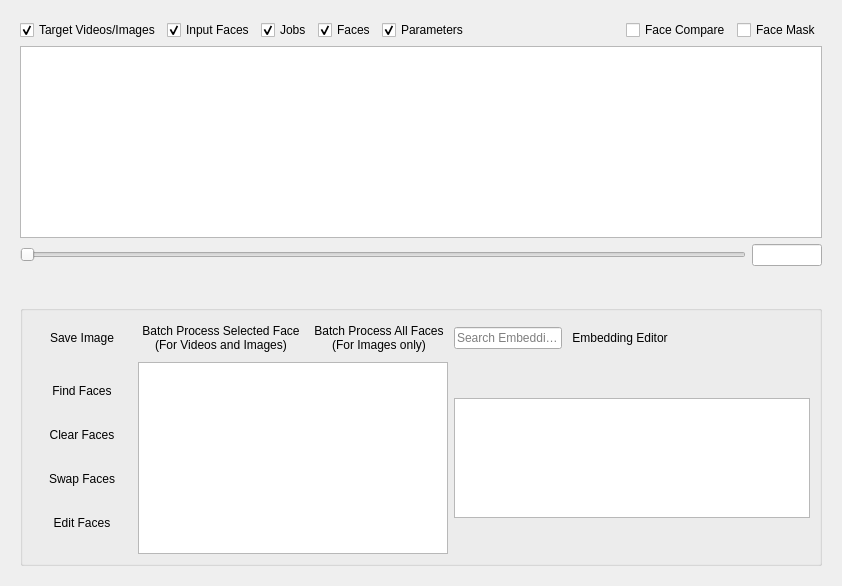
  <widget class="QWidget" name="centralwidget">
   <layout class="QHBoxLayout" name="horizontalLayout">
    <item>
     <widget class="QWidget" name="mediaLayout" native="true">
      <property name="sizePolicy">
       <sizepolicy hsizetype="Expanding" vsizetype="Preferred">
        <horstretch>2</horstretch>
        <verstretch>0</verstretch>
       </sizepolicy>
      </property>
      <layout class="QVBoxLayout" name="verticalLayout">
       <item>
        <layout class="QHBoxLayout" name="panelVisibilityCheckBoxLayout">
         <item>
          <widget class="QCheckBox" name="TargetMediaCheckBox">
           <property name="text">
            <string>Target Videos/Images</string>
           </property>
           <property name="checked">
            <bool>true</bool>
           </property>
          </widget>
         </item>
		 <item>
          <widget class="QCheckBox" name="InputFacesCheckBox">
           <property name="text">
            <string>Input Faces</string>
           </property>
           <property name="checked">
            <bool>true</bool>
           </property>
          </widget>
         </item>
		 <item>
          <widget class="QCheckBox" name="JobsCheckBox">
           <property name="text">
            <string>Jobs</string>
           </property>
           <property name="checked">
            <bool>true</bool>
           </property>
          </widget>
         </item>
         <item>
          <widget class="QCheckBox" name="facesPanelCheckBox">
           <property name="text">
            <string>Faces</string>
           </property>
           <property name="checked">
            <bool>true</bool>
           </property>
          </widget>
         </item>
         <item>
          <widget class="QCheckBox" name="parametersPanelCheckBox">
           <property name="text">
            <string>Parameters</string>
           </property>
           <property name="checked">
            <bool>true</bool>
           </property>
          </widget>
         </item>
         <item>
          <spacer name="horizontalSpacer_8">
           <property name="orientation">
            <enum>Qt::Orientation::Horizontal</enum>
           </property>
           <property name="sizeHint" stdset="0">
            <size>
             <width>20</width>
             <height>20</height>
            </size>
           </property>
          </spacer>
         </item>
         <item>
          <widget class="QCheckBox" name="faceCompareCheckBox">
           <property name="text">
            <string>Face Compare</string>
           </property>
          </widget>
         </item>
         <item>
          <widget class="QCheckBox" name="faceMaskCheckBox">
           <property name="text">
            <string>Face Mask</string>
           </property>
          </widget>
         </item>
        </layout>
       </item>
       <item>
        <widget class="QGraphicsView" name="graphicsViewFrame"/>
       </item>
       <item>
        <layout class="QVBoxLayout" name="verticalLayoutMediaControls">
         <item>
          <layout class="QHBoxLayout" name="horizontalLayoutMediaSlider">
           <item>
            <widget class="QSlider" name="videoSeekSlider">
             <property name="orientation">
              <enum>Qt::Orientation::Horizontal</enum>
             </property>
            </widget>
           </item>
           <item>
            <widget class="QLineEdit" name="videoSeekLineEdit">
             <property name="sizePolicy">
              <sizepolicy hsizetype="Preferred" vsizetype="Fixed">
               <horstretch>0</horstretch>
               <verstretch>0</verstretch>
              </sizepolicy>
             </property>
             <property name="maximumSize">
              <size>
               <width>70</width>
               <height>16777215</height>
              </size>
             </property>
             <property name="toolTip">
              <string>Frame Number</string>
             </property>
             <property name="clearButtonEnabled">
              <bool>false</bool>
             </property>
            </widget>
           </item>
          </layout>
         </item>
         <item>
          <layout class="QHBoxLayout" name="horizontalLayoutMediaButtons">
           <item>
            <spacer name="horizontalSpacer_7">
             <property name="orientation">
              <enum>Qt::Orientation::Horizontal</enum>
             </property>
             <property name="sizeType">
              <enum>QSizePolicy::Policy::MinimumExpanding</enum>
             </property>
             <property name="sizeHint" stdset="0">
              <size>
               <width>40</width>
               <height>20</height>
              </size>
             </property>
            </spacer>
           </item>
           <item>
            <widget class="QPushButton" name="liveSoundButton">
             <property name="minimumSize">
              <size>
               <width>0</width>
               <height>0</height>
              </size>
             </property>
             <property name="toolTip">
              <string>[Experimental] Toggle Live Sound while the video is playing</string>
             </property>
             <property name="text">
              <string/>
             </property>
             <property name="icon">
              <iconset resource="media.qrc">
               <normaloff>:/media/media/audio_off.png</normaloff>:/media/media/audio_off.png</iconset>
             </property>
             <property name="iconSize">
              <size>
               <width>16</width>
               <height>20</height>
              </size>
             </property>
             <property name="checkable">
              <bool>true</bool>
             </property>
             <property name="flat">
              <bool>true</bool>
             </property>
            </widget>
           </item>
           <item>
            <spacer name="horizontalSpacer">
             <property name="orientation">
              <enum>Qt::Orientation::Horizontal</enum>
             </property>
             <property name="sizeType">
              <enum>QSizePolicy::Policy::MinimumExpanding</enum>
             </property>
             <property name="sizeHint" stdset="0">
              <size>
               <width>40</width>
               <height>20</height>
              </size>
             </property>
            </spacer>
           </item>
           <item>
            <widget class="QPushButton" name="frameRewindButton">
             <property name="sizePolicy">
              <sizepolicy hsizetype="MinimumExpanding" vsizetype="Fixed">
               <horstretch>0</horstretch>
               <verstretch>0</verstretch>
              </sizepolicy>
             </property>
             <property name="maximumSize">
              <size>
               <width>100</width>
               <height>16777215</height>
              </size>
             </property>
             <property name="text">
              <string/>
             </property>
             <property name="icon">
              <iconset resource="media.qrc">
               <normaloff>:/media/media/tl_left_hover.png</normaloff>:/media/media/tl_left_hover.png</iconset>
             </property>
             <property name="flat">
              <bool>true</bool>
             </property>
            </widget>
           </item>
           <item>
            <spacer name="horizontalSpacer_3">
             <property name="orientation">
              <enum>Qt::Orientation::Horizontal</enum>
             </property>
             <property name="sizeType">
              <enum>QSizePolicy::Policy::Minimum</enum>
             </property>
             <property name="sizeHint" stdset="0">
              <size>
               <width>40</width>
               <height>20</height>
              </size>
             </property>
            </spacer>
           </item>
           <item>
            <widget class="QPushButton" name="buttonMediaRecord">
             <property name="text">
              <string/>
             </property>
             <property name="icon">
              <iconset resource="media.qrc">
               <normaloff>:/media/media/rec_off.png</normaloff>:/media/media/rec_off.png</iconset>
             </property>
             <property name="checkable">
              <bool>true</bool>
             </property>
             <property name="flat">
              <bool>true</bool>
             </property>
            </widget>
           </item>
           <item>
            <spacer name="horizontalSpacer_6">
             <property name="orientation">
              <enum>Qt::Orientation::Horizontal</enum>
             </property>
             <property name="sizeType">
              <enum>QSizePolicy::Policy::Minimum</enum>
             </property>
             <property name="sizeHint" stdset="0">
              <size>
               <width>30</width>
               <height>20</height>
              </size>
             </property>
            </spacer>
           </item>
           <item>
            <widget class="QPushButton" name="buttonMediaPlay">
             <property name="sizePolicy">
              <sizepolicy hsizetype="MinimumExpanding" vsizetype="Minimum">
               <horstretch>0</horstretch>
               <verstretch>0</verstretch>
              </sizepolicy>
             </property>
             <property name="maximumSize">
              <size>
               <width>100</width>
               <height>16777215</height>
              </size>
             </property>
             <property name="text">
              <string/>
             </property>
             <property name="icon">
              <iconset resource="media.qrc">
               <normaloff>:/media/media/play_hover.png</normaloff>:/media/media/play_hover.png</iconset>
             </property>
             <property name="checkable">
              <bool>true</bool>
             </property>
             <property name="flat">
              <bool>true</bool>
             </property>
            </widget>
           </item>
           <item>
            <spacer name="horizontalSpacer_4">
             <property name="orientation">
              <enum>Qt::Orientation::Horizontal</enum>
             </property>
             <property name="sizeType">
              <enum>QSizePolicy::Policy::Minimum</enum>
             </property>
             <property name="sizeHint" stdset="0">
              <size>
               <width>40</width>
               <height>20</height>
              </size>
             </property>
            </spacer>
           </item>
           <item>
            <widget class="QPushButton" name="frameAdvanceButton">
             <property name="sizePolicy">
              <sizepolicy hsizetype="MinimumExpanding" vsizetype="Fixed">
               <horstretch>0</horstretch>
               <verstretch>0</verstretch>
              </sizepolicy>
             </property>
             <property name="maximumSize">
              <size>
               <width>100</width>
               <height>16777215</height>
              </size>
             </property>
             <property name="text">
              <string/>
             </property>
             <property name="icon">
              <iconset resource="media.qrc">
               <normaloff>:/media/media/tl_right_hover.png</normaloff>:/media/media/tl_right_hover.png</iconset>
             </property>
             <property name="flat">
              <bool>true</bool>
             </property>
            </widget>
           </item>
           <item>
            <spacer name="horizontalSpacer_2">
             <property name="orientation">
              <enum>Qt::Orientation::Horizontal</enum>
             </property>
             <property name="sizeType">
              <enum>QSizePolicy::Policy::Minimum</enum>
             </property>
             <property name="sizeHint" stdset="0">
              <size>
               <width>40</width>
               <height>20</height>
              </size>
             </property>
            </spacer>
           </item>
           <item>
            <widget class="QPushButton" name="addMarkerButton">
             <property name="toolTip">
              <string>Add Marker</string>
             </property>
             <property name="text">
              <string/>
             </property>
             <property name="icon">
              <iconset resource="media.qrc">
               <normaloff>:/media/media/add_marker_hover.png</normaloff>:/media/media/add_marker_hover.png</iconset>
             </property>
             <property name="flat">
              <bool>true</bool>
             </property>
            </widget>
           </item>
           <item>
            <widget class="QPushButton" name="removeMarkerButton">
             <property name="toolTip">
              <string>Remove Marker</string>
             </property>
             <property name="text">
              <string/>
             </property>
             <property name="icon">
              <iconset resource="media.qrc">
               <normaloff>:/media/media/remove_marker_hover.png</normaloff>:/media/media/remove_marker_hover.png</iconset>
             </property>
             <property name="flat">
              <bool>true</bool>
             </property>
            </widget>
           </item>
           <item>
            <widget class="QPushButton" name="previousMarkerButton">
             <property name="toolTip">
              <string>Move to Previous Marker</string>
             </property>
             <property name="text">
              <string/>
             </property>
             <property name="icon">
              <iconset resource="media.qrc">
               <normaloff>:/media/media/previous_marker_hover.png</normaloff>:/media/media/previous_marker_hover.png</iconset>
             </property>
             <property name="flat">
              <bool>true</bool>
             </property>
            </widget>
           </item>
           <item>
            <widget class="QPushButton" name="nextMarkerButton">
             <property name="toolTip">
              <string>Move to Next Marker</string>
             </property>
             <property name="text">
              <string/>
             </property>
             <property name="icon">
              <iconset resource="media.qrc">
               <normaloff>:/media/media/next_marker_hover.png</normaloff>:/media/media/next_marker_hover.png</iconset>
             </property>
             <property name="flat">
              <bool>true</bool>
             </property>
            </widget>
           </item>
           <item>
            <widget class="QPushButton" name="viewFullScreenButton">
             <property name="toolTip">
              <string>View Fullscreen (F11)</string>
             </property>
             <property name="text">
              <string/>
             </property>
             <property name="icon">
              <iconset resource="media.qrc">
               <normaloff>:/media/media/fullscreen.png</normaloff>:/media/media/fullscreen.png</iconset>
             </property>
             <property name="flat">
              <bool>true</bool>
             </property>
            </widget>
           </item>
		   <item>
		    <widget class="QPushButton" name="theatreModeButton">
		     <property name="toolTip">
			  <string>FullScreen Theatre (T)</string>
		     </property>
		     <property name="text">
			  <string/>
		     </property>
			 <property name="icon">
              <iconset resource="media.qrc">
               <normaloff>:/media/media/theatre_hover.png</normaloff>:/media/media/theatre_hover.png</iconset>
             </property>
             <property name="flat">
              <bool>true</bool>
             </property>
		    </widget>
		   </item>
           <item>
            <spacer name="horizontalSpacer_5">
             <property name="orientation">
              <enum>Qt::Orientation::Horizontal</enum>
             </property>
             <property name="sizeHint" stdset="0">
              <size>
               <width>40</width>
               <height>20</height>
              </size>
             </property>
            </spacer>
           </item>
          </layout>
         </item>
        </layout>
       </item>
       <item>
        <spacer name="verticalSpacer">
         <property name="orientation">
          <enum>Qt::Orientation::Vertical</enum>
         </property>
         <property name="sizeType">
          <enum>QSizePolicy::Policy::Preferred</enum>
         </property>
         <property name="sizeHint" stdset="0">
          <size>
           <width>20</width>
           <height>5</height>
          </size>
         </property>
        </spacer>
       </item>
       <item>
        <widget class="QGroupBox" name="facesPanelGroupBox">
         <property name="sizePolicy">
          <sizepolicy hsizetype="Preferred" vsizetype="Preferred">
           <horstretch>0</horstretch>
           <verstretch>0</verstretch>
          </sizepolicy>
         </property>
         <property name="minimumSize">
          <size>
            <width>0</width>
            <height>220</height>
          </size>
         </property>
         <property name="maximumSize">
          <size>
            <width>16777215</width>
            <height>16777215</height>
          </size>
         </property>
         <property name="autoFillBackground">
          <bool>false</bool>
         </property>
         <property name="flat">
          <bool>true</bool>
         </property>
         <property name="checkable">
          <bool>false</bool>
         </property>
         <layout class="QGridLayout" name="gridLayout_2">
          <item row="1" column="0">
           <widget class="QWidget" name="facesButtonsWidget" native="true">
            <property name="sizePolicy">
             <sizepolicy hsizetype="Minimum" vsizetype="Expanding">
              <horstretch>0</horstretch>
              <verstretch>0</verstretch>
             </sizepolicy>
            </property>
            <layout class="QVBoxLayout" name="verticalLayout_8">
             <property name="spacing">
              <number>0</number>
             </property>
             <property name="leftMargin">
              <number>0</number>
             </property>
             <property name="topMargin">
              <number>0</number>
             </property>
             <property name="rightMargin">
              <number>0</number>
             </property>
             <property name="bottomMargin">
              <number>0</number>
             </property>
             <item>
              <widget class="QWidget" name="verticalWidget" native="true">
               <layout class="QVBoxLayout" name="controlButtonsLayout">
                 <property name="spacing">
                  <number>8</number>
                 </property>
                 <property name="leftMargin">
                  <number>0</number>
                 </property>
                 <property name="topMargin">
                  <number>4</number>
                 </property>
                 <property name="rightMargin">
                  <number>0</number>
                 </property>
                 <property name="bottomMargin">
                  <number>4</number>
                 </property>
                 <item>
                  <widget class="QPushButton" name="findTargetFacesButton">
                   <property name="minimumSize">
                    <size>
                     <width>100</width>
                     <height>0</height>
                    </size>
                   </property>
                  <property name="text">
                   <string>Find Faces</string>
                  </property>
                  <property name="checkable">
                   <bool>false</bool>
                  </property>
                  <property name="flat">
                   <bool>true</bool>
                  </property>
                 </widget>
                </item>
                <item>
                  <widget class="QPushButton" name="clearTargetFacesButton">
                   <property name="text">
                    <string>Clear Faces</string>
                   </property>
                  <property name="checkable">
                   <bool>false</bool>
                  </property>
                  <property name="flat">
                   <bool>true</bool>
                  </property>
                 </widget>
                </item>
                <item>
                  <widget class="QPushButton" name="swapfacesButton">
                   <property name="text">
                    <string>Swap Faces</string>
                   </property>
                  <property name="checkable">
                   <bool>true</bool>
                  </property>
                  <property name="flat">
                   <bool>true</bool>
                  </property>
                 </widget>
                </item>
                <item>
                  <widget class="QPushButton" name="editFacesButton">
                   <property name="text">
                    <string>Edit Faces</string>
                   </property>
                  <property name="checkable">
                   <bool>true</bool>
                  </property>
                  <property name="default">
                   <bool>false</bool>
                  </property>
                  <property name="flat">
                   <bool>true</bool>
                  </property>
                 </widget>
                 </item>
                </layout>
               </widget>
              </item>
            </layout>
           </widget>
          </item>
          <item row="1" column="2">
           <widget class="QListWidget" name="inputEmbeddingsList">
            <property name="sizePolicy">
             <sizepolicy hsizetype="Expanding" vsizetype="Fixed">
              <horstretch>4</horstretch>
              <verstretch>0</verstretch>
             </sizepolicy>
            </property>
            <property name="minimumSize">
             <size>
              <width>320</width>
              <height>120</height>
             </size>
            </property>
            <property name="maximumSize">
             <size>
              <width>16777215</width>
              <height>120</height>
             </size>
            </property>
            <property name="toolTip">
             <string>Saved Embedding</string>
            </property>
            <property name="verticalScrollBarPolicy">
             <enum>Qt::ScrollBarPolicy::ScrollBarAlwaysOff</enum>
            </property>
            <property name="horizontalScrollBarPolicy">
             <enum>Qt::ScrollBarPolicy::ScrollBarAsNeeded</enum>
            </property>
            <property name="autoScroll">
             <bool>false</bool>
            </property>
            <property name="movement">
             <enum>QListView::Movement::Static</enum>
            </property>
            <property name="layoutMode">
             <enum>QListView::LayoutMode::Batched</enum>
            </property>
            <property name="spacing">
             <number>4</number>
            </property>
            <property name="viewMode">
             <enum>QListView::ViewMode::IconMode</enum>
            </property>
            <property name="uniformItemSizes">
             <bool>true</bool>
            </property>
            <property name="wrapping" stdset="0">
             <bool>true</bool>
            </property>
           </widget>
          </item>
          <item row="0" column="0">
           <layout class="QHBoxLayout" name="horizontalLayout_4">
            <item>
             <widget class="QPushButton" name="saveImageButton">
              <property name="text">
               <string>Save Image</string>
              </property>
              <property name="flat">
               <bool>true</bool>
              </property>
             </widget>
            </item>
           </layout>
          </item>
		  <item row="0" column="1">
           <layout class="QHBoxLayout" name="batchLayout_1">
            <item>
             <widget class="QPushButton" name="batchImageButton">
              <property name="toolTip">
               <string>Processes the currently selected face across the entire target video or image.</string>
              </property>
              <property name="text">
               <string>Batch Process Selected Face&#xA;(For Videos and Images)</string>
              </property>
              <property name="flat">
               <bool>true</bool>
              </property>
             </widget>
            </item>
			<item>
             <widget class="QPushButton" name="batchallImageButton">
              <property name="toolTip">
               <string>Processes all found faces. This feature is only available for target images, not videos.</string>
              </property>
              <property name="text">
               <string>Batch Process All Faces&#xA;(For Images only)</string>
              </property>
              <property name="flat">
               <bool>true</bool>
              </property>
             </widget>
            </item>
           </layout>
          </item>
          <item row="0" column="2">
           <layout class="QHBoxLayout" name="horizontalLayout_3">
            <item>
             <widget class="QLineEdit" name="inputEmbeddingsSearchBox">
              <property name="placeholderText">
               <string>Search Embeddings</string>
              </property>
             </widget>
            </item>
			<item>
             <widget class="QPushButton" name="openEditorButton">
              <property name="toolTip">
               <string>Open Embedding Editor</string>
              </property>
              <property name="text">
               <string>Embedding Editor</string>
              </property>
              <property name="checkable">
                <bool>false</bool>
              </property>
              <property name="flat">
               <bool>true</bool>
              </property>
             </widget>
            </item>
            <item>
             <widget class="QPushButton" name="openEmbeddingButton">
              <property name="toolTip">
               <string>Open Embedding File</string>
              </property>
              <property name="text">
               <string/>
              </property>
              <property name="icon">
               <iconset resource="media.qrc">
                <normaloff>:/media/media/open_file.png</normaloff>:/media/media/open_file.png</iconset>
              </property>
              <property name="flat">
               <bool>true</bool>
              </property>
             </widget>
            </item>
            <item>
             <widget class="QPushButton" name="saveEmbeddingButton">
              <property name="toolTip">
               <string>Save Embedding</string>
              </property>
              <property name="text">
               <string/>
              </property>
              <property name="icon">
               <iconset resource="media.qrc">
                <normaloff>:/media/media/save_file.png</normaloff>:/media/media/save_file.png</iconset>
              </property>
              <property name="flat">
               <bool>true</bool>
              </property>
             </widget>
            </item>
            <item>
             <widget class="QPushButton" name="saveEmbeddingAsButton">
              <property name="toolTip">
               <string>Save Embedding As</string>
              </property>
              <property name="text">
               <string/>
              </property>
              <property name="icon">
               <iconset resource="media.qrc">
                <normaloff>:/media/media/save_file_as.png</normaloff>:/media/media/save_file_as.png</iconset>
              </property>
              <property name="flat">
               <bool>true</bool>
              </property>
             </widget>
            </item>
           </layout>
          </item>
          <item row="1" column="1">
           <widget class="QListWidget" name="targetFacesList">
            <property name="autoFillBackground">
             <bool>true</bool>
            </property>
            <property name="autoScroll">
             <bool>false</bool>
            </property>
           </widget>
          </item>
         </layout>
        </widget>
       </item>
      </layout>
     </widget>
    </item>
   </layout>
  </widget>
